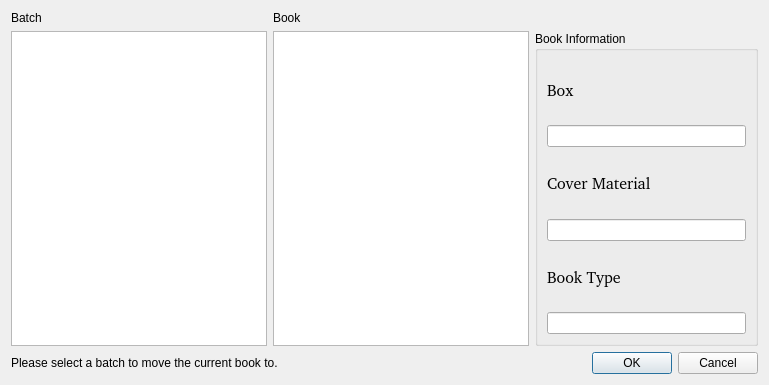
<?xml version="1.0" encoding="UTF-8"?>
<ui version="4.0">
 <class>Dialog</class>
 <widget class="QDialog" name="Dialog">
  <property name="geometry">
   <rect>
    <x>0</x>
    <y>0</y>
    <width>769</width>
    <height>385</height>
   </rect>
  </property>
  <property name="windowTitle">
   <string>Dialog</string>
  </property>
  <property name="styleSheet">
   <string notr="true">* {
	font: 12pt, &quot;Arial&quot;
}</string>
  </property>
  <layout class="QGridLayout" name="gridLayout">
   <item row="2" column="2">
    <widget class="QGroupBox" name="groupBox_2">
     <property name="sizePolicy">
      <sizepolicy hsizetype="MinimumExpanding" vsizetype="Preferred">
       <horstretch>0</horstretch>
       <verstretch>0</verstretch>
      </sizepolicy>
     </property>
     <property name="title">
      <string>Book Information</string>
     </property>
     <layout class="QVBoxLayout" name="verticalLayout">
      <item>
       <widget class="QLabel" name="label_2">
        <property name="font">
         <font>
          <family>,Arial</family>
          <pointsize>12</pointsize>
          <weight>50</weight>
          <italic>false</italic>
          <bold>false</bold>
         </font>
        </property>
        <property name="text">
         <string>Box</string>
        </property>
       </widget>
      </item>
      <item>
       <widget class="QLineEdit" name="labelBox">
        <property name="readOnly">
         <bool>true</bool>
        </property>
       </widget>
      </item>
      <item>
       <widget class="QLabel" name="label_4">
        <property name="font">
         <font>
          <family>,Arial</family>
          <pointsize>12</pointsize>
          <weight>50</weight>
          <italic>false</italic>
          <bold>false</bold>
         </font>
        </property>
        <property name="text">
         <string>Cover Material</string>
        </property>
       </widget>
      </item>
      <item>
       <widget class="QLineEdit" name="labelCoverMaterial">
        <property name="readOnly">
         <bool>true</bool>
        </property>
       </widget>
      </item>
      <item>
       <widget class="QLabel" name="label_5">
        <property name="font">
         <font>
          <family>,Arial</family>
          <pointsize>12</pointsize>
          <weight>50</weight>
          <italic>false</italic>
          <bold>false</bold>
         </font>
        </property>
        <property name="text">
         <string>Book Type</string>
        </property>
       </widget>
      </item>
      <item>
       <widget class="QLineEdit" name="labelBookType">
        <property name="readOnly">
         <bool>true</bool>
        </property>
       </widget>
      </item>
     </layout>
    </widget>
   </item>
   <item row="2" column="1">
    <widget class="QListWidget" name="booksList">
     <property name="enabled">
      <bool>true</bool>
     </property>
     <property name="sizePolicy">
      <sizepolicy hsizetype="Fixed" vsizetype="Expanding">
       <horstretch>0</horstretch>
       <verstretch>0</verstretch>
      </sizepolicy>
     </property>
     <property name="maximumSize">
      <size>
       <width>16777215</width>
       <height>16777215</height>
      </size>
     </property>
    </widget>
   </item>
   <item row="2" column="0">
    <widget class="QListWidget" name="batchesList">
     <property name="sizePolicy">
      <sizepolicy hsizetype="Fixed" vsizetype="Expanding">
       <horstretch>0</horstretch>
       <verstretch>0</verstretch>
      </sizepolicy>
     </property>
    </widget>
   </item>
   <item row="1" column="1">
    <widget class="QLabel" name="label_6">
     <property name="text">
      <string>Book</string>
     </property>
    </widget>
   </item>
   <item row="1" column="0">
    <widget class="QLabel" name="label_3">
     <property name="text">
      <string>Batch</string>
     </property>
    </widget>
   </item>
   <item row="4" column="2">
    <widget class="QDialogButtonBox" name="buttonBox">
     <property name="standardButtons">
      <set>QDialogButtonBox::Cancel|QDialogButtonBox::Ok</set>
     </property>
    </widget>
   </item>
   <item row="4" column="0" colspan="2">
    <widget class="QLabel" name="label">
     <property name="text">
      <string>Please select a batch to move the current book to.</string>
     </property>
    </widget>
   </item>
  </layout>
 </widget>
 <resources/>
 <connections>
  <connection>
   <sender>buttonBox</sender>
   <signal>accepted()</signal>
   <receiver>Dialog</receiver>
   <slot>accept()</slot>
   <hints>
    <hint type="sourcelabel">
     <x>608</x>
     <y>373</y>
    </hint>
    <hint type="destinationlabel">
     <x>538</x>
     <y>303</y>
    </hint>
   </hints>
  </connection>
  <connection>
   <sender>buttonBox</sender>
   <signal>rejected()</signal>
   <receiver>Dialog</receiver>
   <slot>reject()</slot>
   <hints>
    <hint type="sourcelabel">
     <x>519</x>
     <y>373</y>
    </hint>
    <hint type="destinationlabel">
     <x>478</x>
     <y>346</y>
    </hint>
   </hints>
  </connection>
  <connection>
   <sender>booksList</sender>
   <signal>doubleClicked(QModelIndex)</signal>
   <receiver>Dialog</receiver>
   <slot>accept()</slot>
   <hints>
    <hint type="sourcelabel">
     <x>415</x>
     <y>230</y>
    </hint>
    <hint type="destinationlabel">
     <x>609</x>
     <y>43</y>
    </hint>
   </hints>
  </connection>
 </connections>
</ui>
